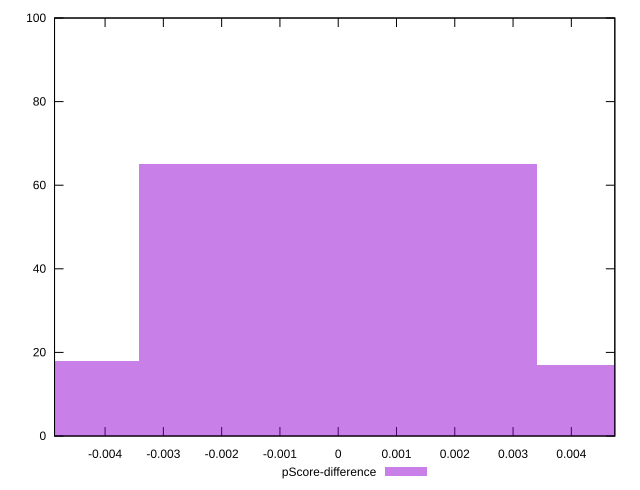

The gnuplot source for this figure:
reset

$pScoreDifference <<EOF
0 65
0.006837259468217784 17
-0.006837259468217784 18
EOF

set key outside below
set boxwidth 0.006837259468217784
set xrange [-0.004867360643376117:0.004746139924313275]
set yrange [0:100]
set trange [0:100]
set style fill transparent solid 0.5 noborder
set terminal svg size 640, 490 enhanced background rgb 'white'
set output "report_00011_2021-02-09T10:53:21.242Z/first-meaningful-paint/samples/pages+cached+noadtech+nomedia/pScore-difference/histogram.svg"

plot $pScoreDifference title "pScore-difference" with boxes

reset
